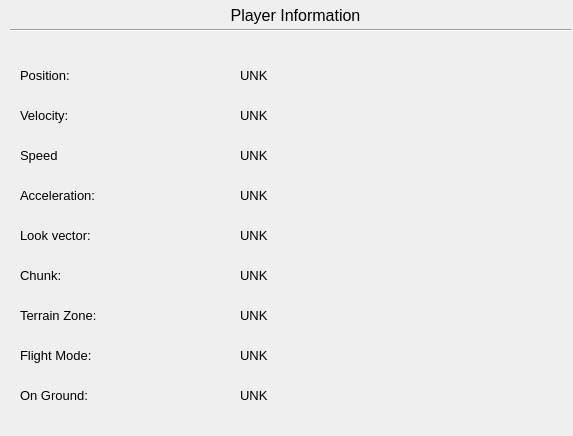
<?xml version="1.0" encoding="UTF-8"?>
<ui version="4.0">
 <class>PlayerInfo</class>
 <widget class="QWidget" name="PlayerInfo">
  <property name="geometry">
   <rect>
    <x>0</x>
    <y>0</y>
    <width>573</width>
    <height>436</height>
   </rect>
  </property>
  <property name="windowTitle">
   <string>Form</string>
  </property>
  <widget class="Line" name="line">
   <property name="geometry">
    <rect>
     <x>10</x>
     <y>20</y>
     <width>561</width>
     <height>20</height>
    </rect>
   </property>
   <property name="orientation">
    <enum>Qt::Horizontal</enum>
   </property>
  </widget>
  <widget class="QLabel" name="label">
   <property name="geometry">
    <rect>
     <x>10</x>
     <y>0</y>
     <width>571</width>
     <height>31</height>
    </rect>
   </property>
   <property name="font">
    <font>
     <pointsize>12</pointsize>
    </font>
   </property>
   <property name="text">
    <string>Player Information</string>
   </property>
   <property name="alignment">
    <set>Qt::AlignCenter</set>
   </property>
  </widget>
  <widget class="QLabel" name="label_2">
   <property name="geometry">
    <rect>
     <x>20</x>
     <y>60</y>
     <width>161</width>
     <height>31</height>
    </rect>
   </property>
   <property name="font">
    <font>
     <pointsize>10</pointsize>
    </font>
   </property>
   <property name="text">
    <string>Position:</string>
   </property>
  </widget>
  <widget class="QLabel" name="posLabel">
   <property name="geometry">
    <rect>
     <x>240</x>
     <y>60</y>
     <width>331</width>
     <height>31</height>
    </rect>
   </property>
   <property name="font">
    <font>
     <pointsize>10</pointsize>
    </font>
   </property>
   <property name="text">
    <string>UNK</string>
   </property>
  </widget>
  <widget class="QLabel" name="label_4">
   <property name="geometry">
    <rect>
     <x>20</x>
     <y>100</y>
     <width>151</width>
     <height>31</height>
    </rect>
   </property>
   <property name="font">
    <font>
     <pointsize>10</pointsize>
    </font>
   </property>
   <property name="text">
    <string>Velocity:</string>
   </property>
  </widget>
  <widget class="QLabel" name="velLabel">
   <property name="geometry">
    <rect>
     <x>240</x>
     <y>100</y>
     <width>331</width>
     <height>31</height>
    </rect>
   </property>
   <property name="font">
    <font>
     <pointsize>10</pointsize>
    </font>
   </property>
   <property name="text">
    <string>UNK</string>
   </property>
  </widget>
  <widget class="QLabel" name="label_6">
   <property name="geometry">
    <rect>
     <x>20</x>
     <y>180</y>
     <width>161</width>
     <height>31</height>
    </rect>
   </property>
   <property name="font">
    <font>
     <pointsize>10</pointsize>
    </font>
   </property>
   <property name="text">
    <string>Acceleration:</string>
   </property>
  </widget>
  <widget class="QLabel" name="accLabel">
   <property name="geometry">
    <rect>
     <x>240</x>
     <y>180</y>
     <width>331</width>
     <height>31</height>
    </rect>
   </property>
   <property name="font">
    <font>
     <pointsize>10</pointsize>
    </font>
   </property>
   <property name="text">
    <string>UNK</string>
   </property>
  </widget>
  <widget class="QLabel" name="lookLabel">
   <property name="geometry">
    <rect>
     <x>240</x>
     <y>220</y>
     <width>331</width>
     <height>31</height>
    </rect>
   </property>
   <property name="font">
    <font>
     <pointsize>10</pointsize>
    </font>
   </property>
   <property name="text">
    <string>UNK</string>
   </property>
  </widget>
  <widget class="QLabel" name="label_9">
   <property name="geometry">
    <rect>
     <x>20</x>
     <y>220</y>
     <width>121</width>
     <height>31</height>
    </rect>
   </property>
   <property name="font">
    <font>
     <pointsize>10</pointsize>
    </font>
   </property>
   <property name="text">
    <string>Look vector:</string>
   </property>
  </widget>
  <widget class="QLabel" name="label_10">
   <property name="geometry">
    <rect>
     <x>20</x>
     <y>260</y>
     <width>141</width>
     <height>31</height>
    </rect>
   </property>
   <property name="font">
    <font>
     <pointsize>10</pointsize>
    </font>
   </property>
   <property name="text">
    <string>Chunk:</string>
   </property>
  </widget>
  <widget class="QLabel" name="chunkLabel">
   <property name="geometry">
    <rect>
     <x>240</x>
     <y>260</y>
     <width>331</width>
     <height>31</height>
    </rect>
   </property>
   <property name="font">
    <font>
     <pointsize>10</pointsize>
    </font>
   </property>
   <property name="text">
    <string>UNK</string>
   </property>
  </widget>
  <widget class="QLabel" name="label_11">
   <property name="geometry">
    <rect>
     <x>20</x>
     <y>300</y>
     <width>151</width>
     <height>31</height>
    </rect>
   </property>
   <property name="font">
    <font>
     <pointsize>10</pointsize>
    </font>
   </property>
   <property name="text">
    <string>Terrain Zone:</string>
   </property>
  </widget>
  <widget class="QLabel" name="zoneLabel">
   <property name="geometry">
    <rect>
     <x>240</x>
     <y>300</y>
     <width>331</width>
     <height>31</height>
    </rect>
   </property>
   <property name="font">
    <font>
     <pointsize>10</pointsize>
    </font>
   </property>
   <property name="text">
    <string>UNK</string>
   </property>
  </widget>
  <widget class="QLabel" name="label_7">
   <property name="geometry">
    <rect>
     <x>20</x>
     <y>140</y>
     <width>151</width>
     <height>31</height>
    </rect>
   </property>
   <property name="font">
    <font>
     <pointsize>10</pointsize>
    </font>
   </property>
   <property name="text">
    <string>Speed</string>
   </property>
  </widget>
  <widget class="QLabel" name="speedLabel">
   <property name="geometry">
    <rect>
     <x>240</x>
     <y>140</y>
     <width>331</width>
     <height>31</height>
    </rect>
   </property>
   <property name="font">
    <font>
     <pointsize>10</pointsize>
    </font>
   </property>
   <property name="text">
    <string>UNK</string>
   </property>
  </widget>
  <widget class="QLabel" name="modeLabel">
   <property name="geometry">
    <rect>
     <x>240</x>
     <y>340</y>
     <width>331</width>
     <height>31</height>
    </rect>
   </property>
   <property name="font">
    <font>
     <pointsize>10</pointsize>
    </font>
   </property>
   <property name="text">
    <string>UNK</string>
   </property>
  </widget>
  <widget class="QLabel" name="label_12">
   <property name="geometry">
    <rect>
     <x>20</x>
     <y>340</y>
     <width>171</width>
     <height>31</height>
    </rect>
   </property>
   <property name="font">
    <font>
     <pointsize>10</pointsize>
    </font>
   </property>
   <property name="text">
    <string>Flight Mode:</string>
   </property>
  </widget>
  <widget class="QLabel" name="label_13">
   <property name="geometry">
    <rect>
     <x>20</x>
     <y>380</y>
     <width>171</width>
     <height>31</height>
    </rect>
   </property>
   <property name="font">
    <font>
     <pointsize>10</pointsize>
    </font>
   </property>
   <property name="text">
    <string>On Ground:</string>
   </property>
  </widget>
  <widget class="QLabel" name="groundLabel">
   <property name="geometry">
    <rect>
     <x>240</x>
     <y>380</y>
     <width>331</width>
     <height>31</height>
    </rect>
   </property>
   <property name="font">
    <font>
     <pointsize>10</pointsize>
    </font>
   </property>
   <property name="text">
    <string>UNK</string>
   </property>
  </widget>
 </widget>
 <resources/>
 <connections/>
</ui>
